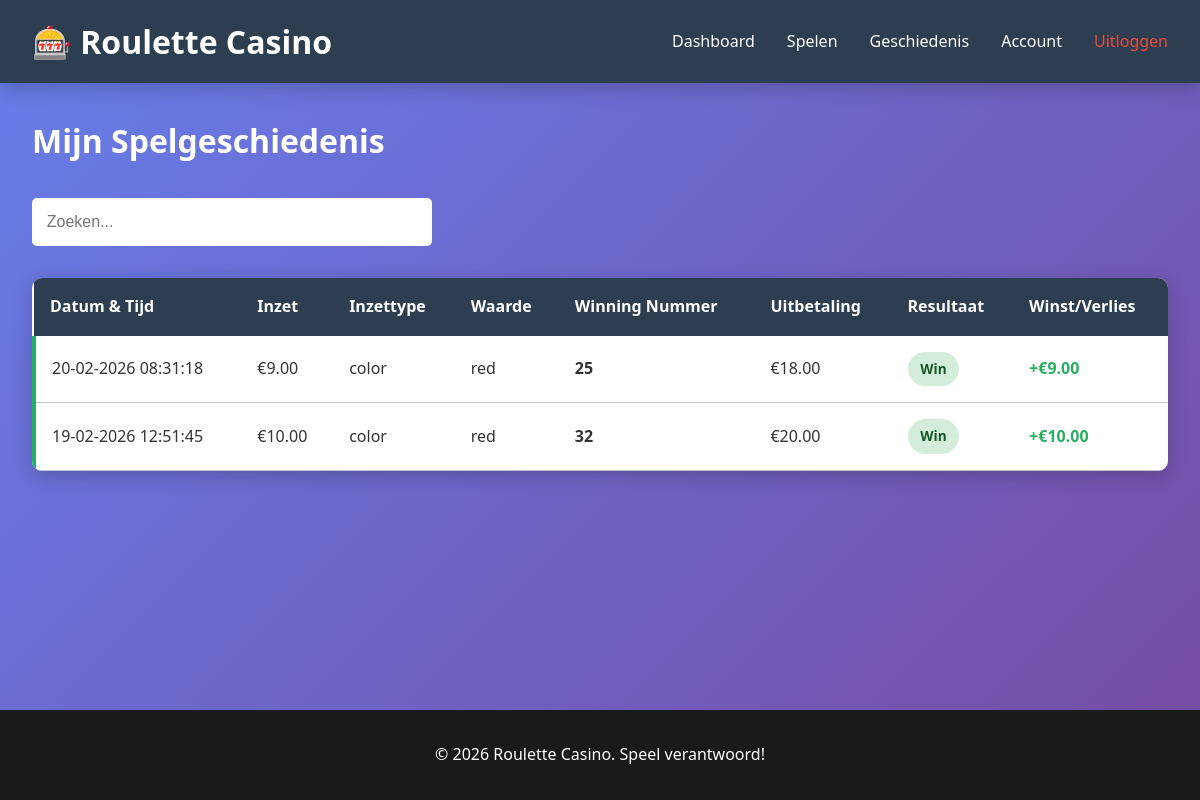
The app's page /history (signed in), older data.
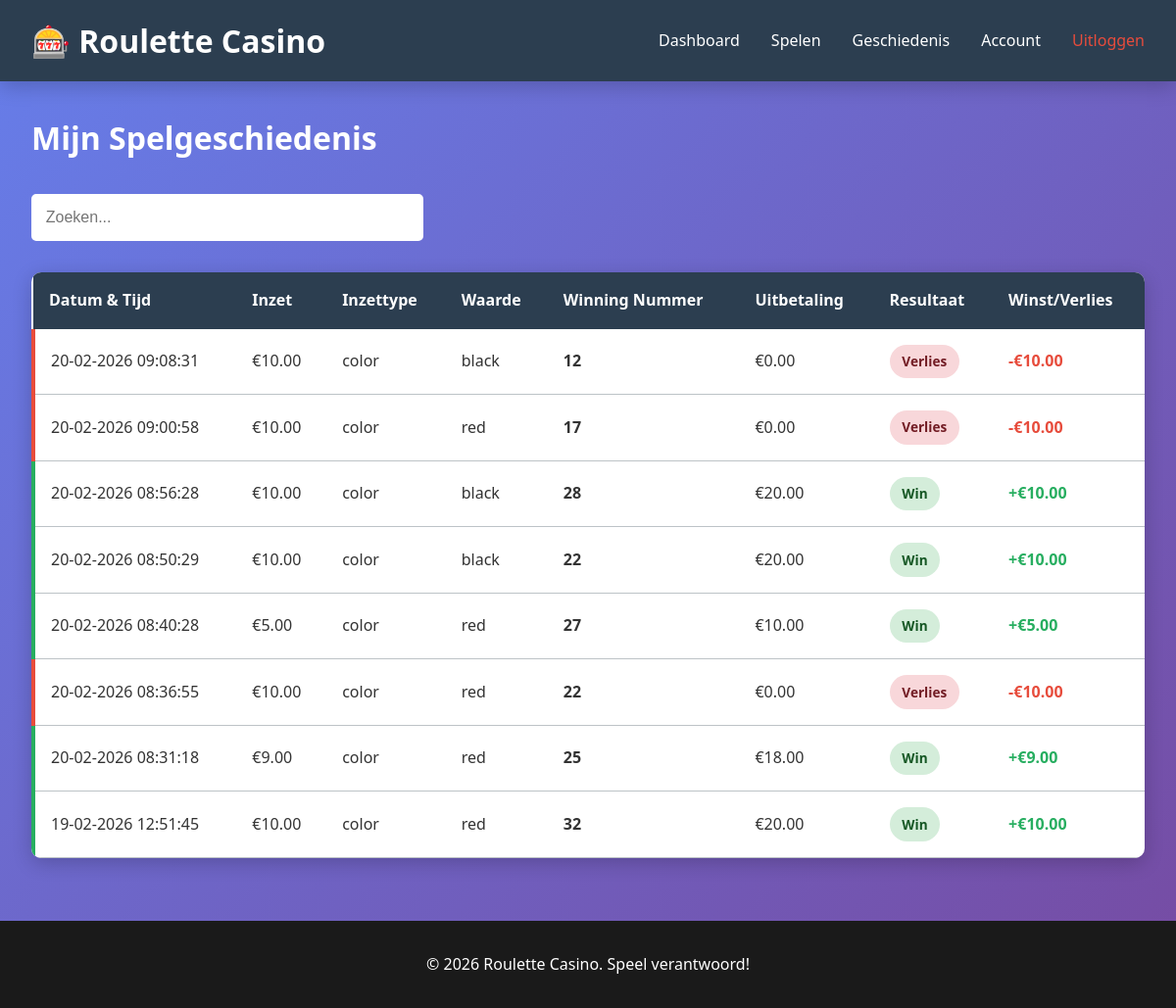
The same page, newer data.
### nseroulette.py (models this page shows, shortened)
class GameRound(db.Model):
    id = db.Column(db.Integer, primary_key=True)
    user_id = db.Column(db.Integer, db.ForeignKey('user.id'), nullable=False)
    bet_amount = db.Column(db.Float, nullable=False)
    bet_type = db.Column(db.String(50), nullable=False)  # 'number', 'color', 'odd/even', etc.
    bet_value = db.Column(db.String(50), nullable=False)  # '17', 'red', 'odd', etc.
    winning_number = db.Column(db.Integer, nullable=False)
    result = db.Column(db.String(10), nullable=False)  # 'win' or 'lose'
    payout = db.Column(db.Float, default=0.0)
    created_at = db.Column(db.DateTime, default=datetime.utcnow)

### nseroulette.py (the view)
@app.route('/history')
@login_required
def history():
    games = GameRound.query.filter_by(user_id=session['user_id']).order_by(GameRound.created_at.desc()).all()
    return render_template('history.html', games=games)

### nseroulette.py (called while the page is built)
def login_required(f):
    @wraps(f)
    def decorated_function(*args, **kwargs):
        if 'user_id' not in session:
            return redirect(url_for('login'))
        return f(*args, **kwargs)
    return decorated_function

### templates/history.html (shortened to what this page needs)
{% extends "base.html" %}
{% block content %}
<div class="history-container">
    <h1>Mijn Spelgeschiedenis</h1>
    {% if games %}
    <div class="history-filters">
        <input type="text" id="searchFilter" placeholder="Zoeken..." class="search-input">
    </div>
    <table class="games-table full-table">
        <thead>
            <tr>
                <th>Datum & Tijd</th>
                <th>Inzet</th>
                <th>Inzettype</th>
                <th>Waarde</th>
                <th>Winning Nummer</th>
                <th>Uitbetaling</th>
                <th>Resultaat</th>
                <th>Winst/Verlies</th>
            </tr>
        </thead>
        <tbody>
            {% for game in games %}
            <tr class="result-{{ game.result }}">
                <td>{{ game.created_at.strftime('%d-%m-%Y %H:%M:%S') }}</td>
                <td>€{{ "%.2f"|format(game.bet_amount) }}</td>
                <td>{{ game.bet_type }}</td>
                <td>{{ game.bet_value }}</td>
                <td><strong>{{ game.winning_number }}</strong></td>
                <td>€{{ "%.2f"|format(game.payout) }}</td>
                <td><span class="badge badge-{{ game.result }}">{{ 'Win' if game.result == 'win' else 'Verlies' }}</span></td>
                <td class="amount-cell">
                    {% if game.result == 'win' %}
                        <span class="amount-win">+€{{ "%.2f"|format(game.payout - game.bet_amount) }}</span>
                    {% else %}
                        <span class="amount-loss">-€{{ "%.2f"|format(game.bet_amount) }}</span>
                    {% endif %}
                </td>
            </tr>
            {% endfor %}
        </tbody>
    </table>
    {% else %}
    <div class="empty-state">
        <p>Je hebt nog geen spellen gespeeld.</p>
        <a href="{{ url_for('game') }}" class="btn btn-primary">Start nu spelen!</a>
    </div>
    {% endif %}
</div>
{% endblock %}

### templates/base.html (shortened to what this page needs)
<!DOCTYPE html>
<html lang="nl">
<head>
    <link rel="stylesheet" href="{{ url_for('static', filename='css/style.css') }}">
</head>
<body>
    <nav class="navbar">
        <div class="nav-container">
            <div class="nav-logo">
                <a href="/" class="logo-text">🎰 Roulette Casino</a>
            </div>
            {% if session.get('user_id') %}
            <ul class="nav-menu">
                <li><a href="{{ url_for('dashboard') }}" class="nav-link">Dashboard</a></li>
                <li><a href="{{ url_for('game') }}" class="nav-link">Spelen</a></li>
                <li><a href="{{ url_for('history') }}" class="nav-link">Geschiedenis</a></li>
                <li><a href="{{ url_for('account') }}" class="nav-link">Account</a></li>
                <li><a href="{{ url_for('logout') }}" class="nav-link logout">Uitloggen</a></li>
            </ul>
            {% endif %}
        </div>
    </nav>
    <main class="container">
        {% block content %}{% endblock %}
    </main>
    <footer class="footer">
        <p>&copy; 2026 Roulette Casino. Speel verantwoord!</p>
    </footer>
</body>
</html>

### static/css/style.css (style rules this page uses)
* { margin: 0; padding: 0; box-sizing: border-box; }
:root { --primary-color: #2c3e50; --success-color: #27ae60; --danger-color: #e74c3c; --warning-color: #f39c12; --info-color: #3498db; --dark-color: #1a1a1a; --light-color: #ecf0f1; --border-color: #bdc3c7; --shadow: 0 2px 10px rgba(0, 0, 0, 0.1); --shadow-lg: 0 5px 20px rgba(0, 0, 0, 0.2); --transition: all 0.3s ease; }
body { font-family: 'Segoe UI', Tahoma, Geneva, Verdana, sans-serif; background: linear-gradient(135deg, #667eea 0%, #764ba2 100%); color: #333; line-height: 1.6; min-height: 100vh; display: flex; flex-direction: column; }
html { scroll-behavior: smooth; }
main { flex: 1; }
.navbar { background: var(--primary-color); padding: 1rem 0; box-shadow: var(--shadow-lg); position: sticky; top: 0; z-index: 1000; }
.nav-container { max-width: 1200px; margin: 0 auto; padding: 0 2rem; display: flex; justify-content: space-between; align-items: center; }
.nav-logo { font-size: 2rem; font-weight: bold; }
.logo-text { color: white; text-decoration: none; transition: var(--transition); }
.nav-menu { display: flex; list-style: none; gap: 2rem; }
.nav-link { color: white; text-decoration: none; transition: var(--transition); font-weight: 500; }
.nav-link.logout { color: var(--danger-color); }
.container { max-width: 1200px; margin: 2rem auto; padding: 0 2rem; width: 100%; }
.games-table { width: 100%; border-collapse: collapse; background: white; border-radius: 10px; overflow: hidden; box-shadow: var(--shadow-lg); margin-top: 1rem; }
.games-table thead { background: var(--primary-color); color: white; }
.games-table th { padding: 1rem; text-align: left; font-weight: 600; }
.games-table td { padding: 1rem; border-bottom: 1px solid var(--border-color); }
.games-table tbody tr.result-win { border-left: 4px solid var(--success-color); }
.games-table tbody tr.result-lose { border-left: 4px solid var(--danger-color); }
.full-table { margin: 2rem 0; }
.badge { display: inline-block; padding: 0.4rem 0.8rem; border-radius: 20px; font-size: 0.85rem; font-weight: 600; }
.badge-win { background: #d4edda; color: #155724; }
.badge-lose { background: #f8d7da; color: #721c24; }
.history-container { animation: fadeIn 0.5s ease; }
.history-container h1 { color: white; margin-bottom: 2rem; }
.history-filters { margin-bottom: 2rem; }
.search-input { width: 100%; max-width: 400px; padding: 0.8rem; border: 2px solid white; border-radius: 5px; font-size: 1rem; }
.amount-cell { font-weight: bold; }
.amount-win { color: var(--success-color); }
.amount-loss { color: var(--danger-color); }
.footer { background: var(--dark-color); color: white; text-align: center; padding: 2rem; margin-top: auto; }

Row changes from the older to the newer data that the page shows:
added GameRound: created_at "20-02-2026 09:08:31", bet_amount "10.00", bet_type "color", bet_value "black", winning_number "12", payout "0.00", result "Verlies"
added GameRound: created_at "20-02-2026 09:00:58", bet_amount "10.00", bet_type "color", bet_value "red", winning_number "17", payout "0.00", result "Verlies"
added GameRound: created_at "20-02-2026 08:56:28", bet_amount "10.00", bet_type "color", bet_value "black", winning_number "28", payout "20.00", result "Win", game.payout-game.bet_amount "10.00"
added GameRound: created_at "20-02-2026 08:50:29", bet_amount "10.00", bet_type "color", bet_value "black", winning_number "22", payout "20.00", result "Win", game.payout-game.bet_amount "10.00"
added GameRound: created_at "20-02-2026 08:40:28", bet_amount "5.00", bet_type "color", bet_value "red", winning_number "27", payout "10.00", result "Win", game.payout-game.bet_amount "5.00"
added GameRound: created_at "20-02-2026 08:36:55", bet_amount "10.00", bet_type "color", bet_value "red", winning_number "22", payout "0.00", result "Verlies"
